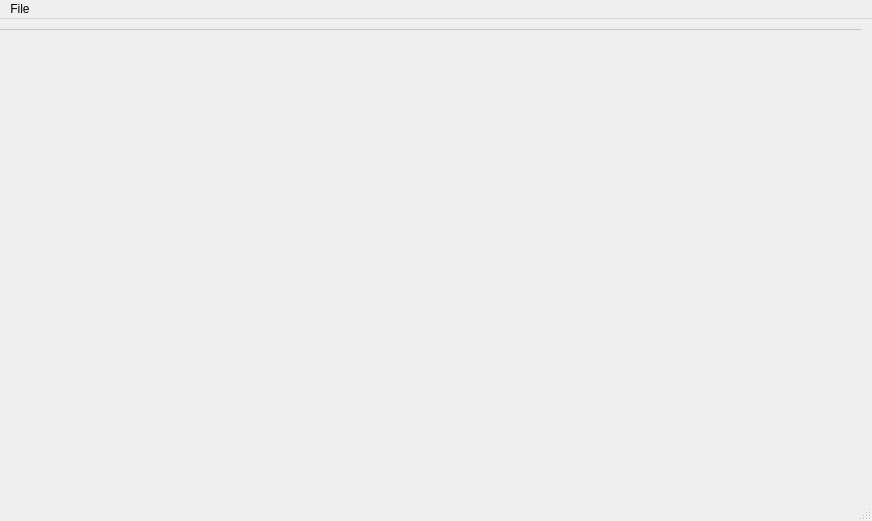
<?xml version="1.0" encoding="UTF-8"?>
<ui version="4.0">
 <class>CFlipMainWindow</class>
 <widget class="QMainWindow" name="CFlipMainWindow">
  <property name="geometry">
   <rect>
    <x>0</x>
    <y>0</y>
    <width>872</width>
    <height>521</height>
   </rect>
  </property>
  <property name="windowTitle">
   <string>CFlipMainWindow</string>
  </property>
  <property name="statusTip">
   <string/>
  </property>
  <widget class="QWidget" name="centralWidget">
   <widget class="QTabWidget" name="watchListTab">
    <property name="enabled">
     <bool>true</bool>
    </property>
    <property name="geometry">
     <rect>
      <x>0</x>
      <y>10</y>
      <width>861</width>
      <height>501</height>
     </rect>
    </property>
    <property name="styleSheet">
     <string notr="true">QTabWidget::pane { /* The tab widget frame */
    border-top: 1px  solid #C2C7CB;
}

QTabWidget::tab-bar {
    left: 5px; /* move to the right by 5px */
}

/* Style the tab using the tab sub-control. Note that
    it reads QTabBar _not_ QTabWidget */
QTabBar::tab {
    background: qlineargradient(x1: 0, y1: 0, x2: 0, y2: 1,
                                stop: 0 #E1E1E1, stop: 0.4 #DDDDDD,
                                stop: 0.5 #D8D8D8, stop: 1.0 #D3D3D3);
    border: 1px solid #C4C4C3;
    border-bottom-color: #C2C7CB; /* same as the pane color */
    border-top-left-radius: 4px;
    border-top-right-radius: 4px;
    min-width: 8ex;
    padding: 2px;
}

QTabBar::tab:selected, QTabBar::tab:hover {
    background: qlineargradient(x1: 0, y1: 0, x2: 0, y2: 1,
                                stop: 0 #fafafa, stop: 0.4 #f4f4f4,
                                stop: 0.5 #e7e7e7, stop: 1.0 #fafafa);
}

QTabBar::tab:selected {
    border-color: #9B9B9B;
    border-bottom-color: #C2C7CB; /* same as pane color */
}

QTabBar::tab:!selected {
    margin-top: 2px; /* make non-selected tabs look smaller */
}</string>
    </property>
    <property name="currentIndex">
     <number>-1</number>
    </property>
    <property name="tabsClosable">
     <bool>true</bool>
    </property>
    <property name="movable">
     <bool>true</bool>
    </property>
    <property name="tabBarAutoHide">
     <bool>false</bool>
    </property>
   </widget>
  </widget>
  <widget class="QMenuBar" name="menuBar">
   <property name="geometry">
    <rect>
     <x>0</x>
     <y>0</y>
     <width>872</width>
     <height>23</height>
    </rect>
   </property>
   <widget class="QMenu" name="menuFile">
    <property name="title">
     <string>File</string>
    </property>
    <addaction name="actionNew_Watchlist"/>
   </widget>
   <addaction name="menuFile"/>
  </widget>
  <widget class="QStatusBar" name="statusBar"/>
  <action name="actionNew_Watchlist">
   <property name="text">
    <string>New Watchlist...</string>
   </property>
  </action>
 </widget>
 <layoutdefault spacing="6" margin="11"/>
 <resources/>
 <connections/>
</ui>
